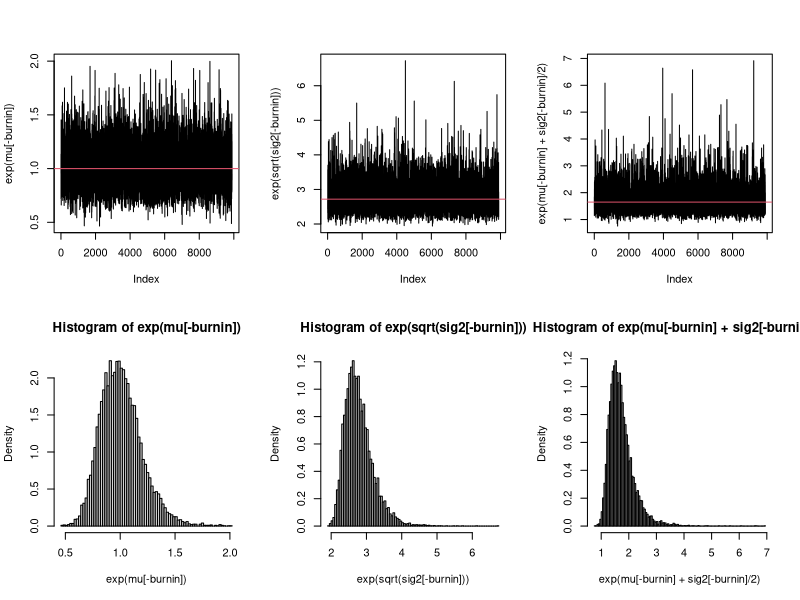

Write R code to recreate this figure.
## ---- chunk 1
library(tidyverse)

options(scipen = 99999, 
        knitr.kable.NA = '')
## ---- chunk 2

############
#Get Data
############
set.seed(525)
mu.true=0
sig2.true=1
n=30
Y=rnorm(n,mu.true,sqrt(sig2.true)) # just get 30 random values 

############
#Set up priors
############
theta=0
tau2=100000 #proper, but not very informative prior for mu

a=0.001
b=0.001  #common noninformative prior for sig2

############
#Initialize Gibbs Sampler
############
nits=10000
mu=sig2=rep(NA,nits)
mu[1]=10000 #mean(Y)    #seems like logical initial values      
sig2[1]=200 #var(Y).    sigma 2 is a variance that governs distribution of Y values 

#############
#Gibbs Sampler
#############
for(it in 2:nits){
  #########
  #update mu
  ########
     # tau 2 always remains the same, 
     # mean Y always remians the same 
     # n reamins the same 
     # theta is mean of prior 
  
      # so, mean gets updated with a value of previous sigma for Y | parameters 
      # standard error for the mean gets updated with previous sigma as well 
  
  # note: mean gets calculated exactly 
  mumean=(tau2*mean(Y) + sig2[it-1]/n * theta)/(tau2 + sig2[it-1]/n)
  
  # note, values of mu is randomly sampled from the normal distribution using updated mean and updated variance 
  muvar =(tau2 * sig2[it-1]/n) / (tau2 + sig2[it-1]/n)
  mu[it]=rnorm(1,mumean,sqrt(muvar))

  #########
  #update sig2
  #########
    # now we update sigma itself, it is sampled from the 
  sig2[it]=1/rgamma(1,n/2+a,sum( (Y-mu[it])^2 )/2 + b)
}

burnin=1:100

par(mfrow=c(2,3))
plot(exp(mu[-burnin]),type='l'); abline(h=exp(mu.true),col=2)
plot(exp(sqrt(sig2[-burnin])),type='l'); abline(h=exp(sqrt(sig2.true)),col=2)
plot(exp(mu[-burnin]+sig2[-burnin]/2),type='l'); abline(h=exp(mu.true+sig2.true/2),col=2)
hist(exp(mu[-burnin]),breaks=100,freq=FALSE)
hist(exp(sqrt(sig2[-burnin])),breaks=100,freq=FALSE)
hist(exp(mu[-burnin]+sig2[-burnin]/2),breaks=100,freq=FALSE)
